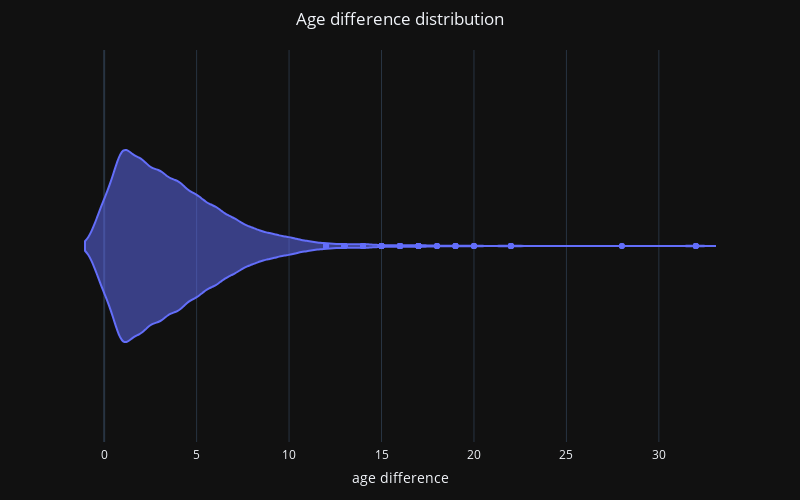

This figure's notebook cell:
### Code cell
# Display age difference distribution
fig = px.violin(df, 
             x="age_dif",
             title= "Age difference distribution"
             )

fig.update_layout(title_x = 0.5,
                  autosize = True,
                  width=800,
                  height=500,
                  margin=dict(l=50,r=50,b=50,t=50,pad=4),
                  yaxis_title = 'age',
                  yaxis = {'visible': False},
                  xaxis_title = 'age difference',
                  template = 'plotly_dark'
                  )                              
fig.show()

### Figure 1 — Plotly figure (JSON) as saved in the notebook; plotly's stock layout.template omitted (floating-point values rounded to 4 significant figures; data arrays with more than 128 entries replaced by an {"elided": "..."} marker saying what was removed)
{"data": [{"alignmentgroup": "True", "box": {"visible": false}, "hovertemplate": "age_dif=%{x}<extra></extra>", "legendgroup": "", "marker": {"color": "#636efa"}, "name": "", "offsetgroup": "", "orientation": "h", "scalegroup": "True", "showlegend": false, "type": "violin", "x": {"elided": "8180 int values"}, "x0": " ", "xaxis": "x", "y0": " ", "yaxis": "y"}], "layout": {"autosize": true, "height": 500, "legend": {"tracegroupgap": 0}, "margin": {"b": 50, "l": 50, "pad": 4, "r": 50, "t": 50}, "title": {"text": "Age difference distribution", "x": 0.5}, "violinmode": "group", "width": 800, "xaxis": {"anchor": "y", "domain": [0, 1], "title": {"text": "age difference"}}, "yaxis": {"anchor": "x", "domain": [0, 1], "title": {"text": "age"}, "visible": false}}}
